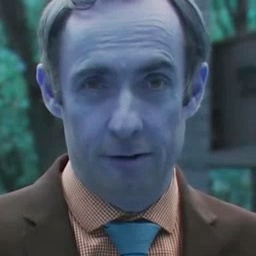
#> input picture example_lip_extracted/VideoImageExample/frameExtraction/frame2.jpg, 256 x 256 px, found by its file name
$ python OpenCV_FaceLandMark_singleImage.py
#> lines starting #> are read from the running program, lines starting #| are printed output that depends on the picture
#!/usr/bin/env python3
# -*- coding: utf-8 -*-
"""
Created on Mon Nov 28 14:20:34 2022

@author: mikewang
"""
# opencv 4.1.2 to read images
import cv2
# used for accessing url to download files
import urllib.request as urlreq
# used to access local directory
import os
# used to plot our images
import matplotlib.pyplot as plt
# used to change image size
from pylab import rcParams
import numpy as np
from scipy.io import savemat

#%%
# Path_image = "example_face/1.jpeg"
Path_image = "example_lip_extracted/GIFImageExample/frameExtraction/ABOUT_00002_31.gif/frame2.jpg"
Path_lip = "example_lip_extracted/SingleImageExample/"
# read image with openCV
image = cv2.imread(Path_image)
#> image is the input picture: shape (256, 256, 3); mean B, G, R 99.4, 86.5, 72.5
# plot image with matplotlib package
plt.imshow(image)

#%%
# convert image to RGB colour
image_rgb = cv2.cvtColor(image, cv2.COLOR_BGR2RGB)

# plot image with matplotlib package
plt.imshow(image_rgb)
plt.show()
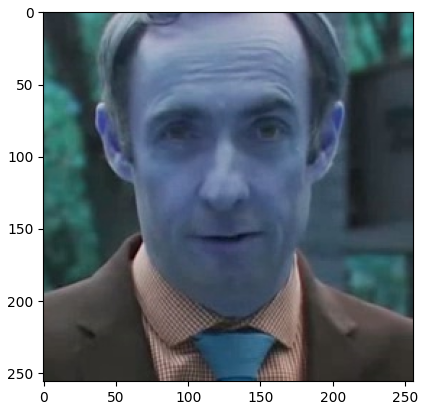
#> figure drawn by matplotlib, 1 panel; B, G, R data is drawn as R, G, B

# set dimension for cropping image
x, y, width, depth = 0, 0, 500, 300
image_cropped = image_rgb[y:(y+depth), x:(x+width)]

# create a copy of the cropped image to be used later
image_template = image_cropped.copy()

# convert image to Grayscale
image_gray = cv2.cvtColor(image_cropped, cv2.COLOR_BGR2GRAY)
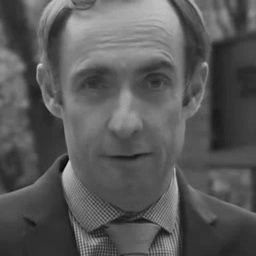
#> image_gray: shape (256, 256); min 2, max 210, mean 88.8

# remove axes and show image
plt.axis("off")
plt.imshow(image_gray, cmap = "gray")
plt.show()


#%%
# save face detection algorithm's url in haarcascade_url variable
haarcascade_url = "https://raw.githubusercontent.com/opencv/opencv/master/data/haarcascades/haarcascade_frontalface_alt2.xml"

# save face detection algorithm's name as haarcascade
haarcascade = "haarcascade_frontalface_alt2.xml"

# chech if file is in working directory
if (haarcascade in os.listdir(os.curdir)):
    print("File exists")
else:
    # download file from url and save locally as haarcascade_frontalface_alt2.xml, < 1MB
    urlreq.urlretrieve(haarcascade_url, haarcascade)
    print("File downloaded")

# create an instance of the Face Detection Cascade Classifier
detector = cv2.CascadeClassifier(haarcascade)

# Detect faces using the haarcascade classifier on the "grayscale image"
faces = detector.detectMultiScale(image_gray)
#> faces = [[42, 21, 170, 170]]

# Print coordinates of detected faces
print("Faces:\n", faces)
#| Faces:
#|  [[ 42  21 170 170]]

for face in faces:
#     save the coordinates in x, y, w, d variables
    (x,y,w,d) = face
    # Draw a white coloured rectangle around each face using the face's coordinates
    # on the "image_template" with the thickness of 2
    cv2.rectangle(image_template,(x,y),(x+w, y+d),(255, 255, 255), 2)
#> this loop made 1 pass
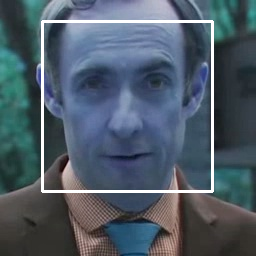
#> image_template: shape (256, 256, 3); mean R, G, B 77.9, 91.6, 104.1

plt.axis("off")
plt.imshow(image_template)
plt.title('Face Detection')
plt.show()

#%%
# save facial landmark detection model's url in LBFmodel_url variable
LBFmodel_url = "https://github.com/kurnianggoro/GSOC2017/raw/master/data/lbfmodel.yaml"

# save facial landmark detection model's name as LBFmodel
LBFmodel = "lbfmodel.yaml"

# check if file is in working directory
if (LBFmodel in os.listdir(os.curdir)):
    print("File exists")
else:
    # download picture from url and save locally as lbfmodel.yaml, < 54MB
    urlreq.urlretrieve(LBFmodel_url, LBFmodel)
#> (this line was passed over: the network is not available in this run)
    print("File downloaded")

# create an instance of the Facial landmark Detector with the model
landmark_detector  = cv2.face.createFacemarkLBF()
#> (the run stopped early here; a loop or call above may not have finished)

$ run again, with example_face/1.jpeg copied over example_lip_extracted/VideoImageExample/frameExtraction/frame2.jpg
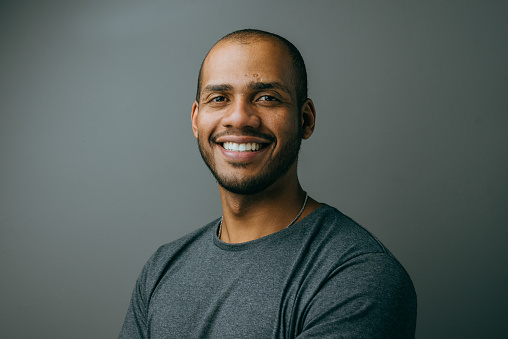
#> input picture example_face/1.jpeg, 508 x 339 px, found by its file name
#> image is the input picture: shape (339, 508, 3); mean B, G, R 91.2, 94.5, 86
#> `image_gray = cv2.cvtColor(image_cropped, cv2.COLOR_BGR2GRAY)`:
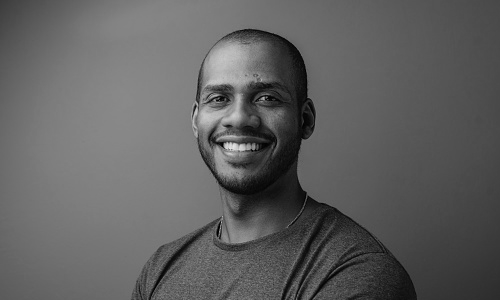
#> image_gray: shape (300, 500); min 0, max 228, mean 96.2
#> faces = [[183, 52, 115, 115]]
#| Faces:
#|  [[183  52 115 115]]
#> the loop `for face in faces:` made 1 pass
#> after the loop `for face in faces:`:
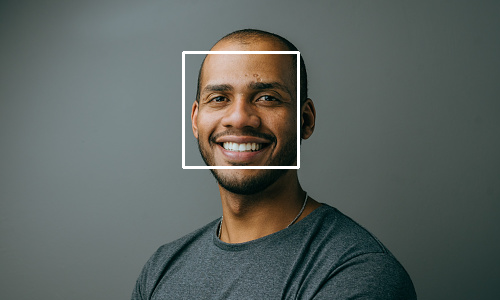
#> image_template: shape (300, 500, 3); mean R, G, B 92.2, 99.6, 96
